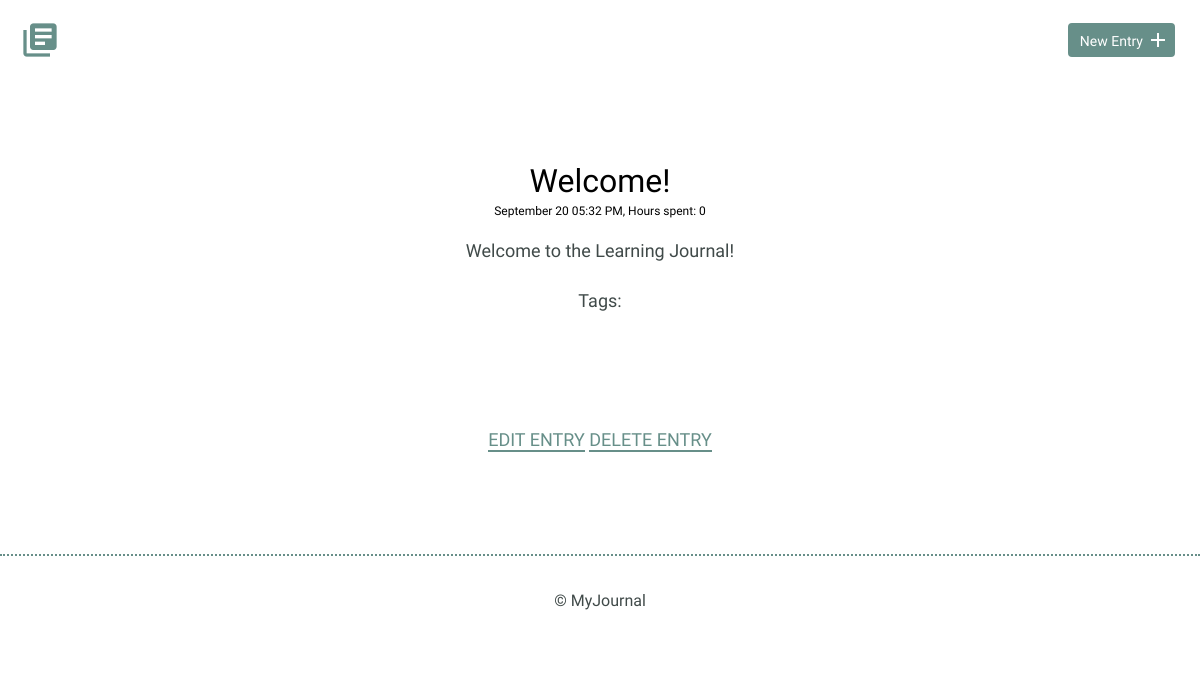
/entries/1, run on an earlier commit of the app's database.
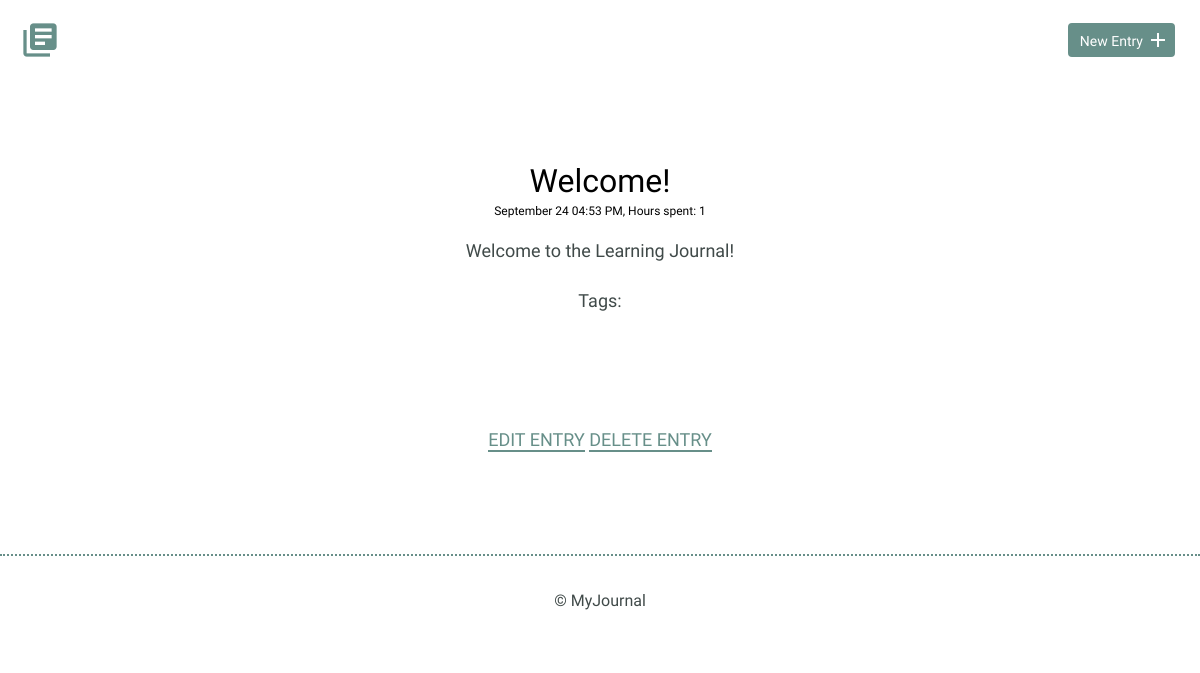
And on a later commit of the database.
### models.py (models this page shows)
class BaseModel(Model):
    class Meta:
        database = DATABASE

class Entry(BaseModel):
    title = CharField(max_length=100)
    date = DateTimeField(default=datetime.datetime.now)
    time_spent = IntegerField(default=0)
    learned = TextField(null=False)
    remember = TextField(default=" ")

### app.py (the view)
@app.route("/entries/<id>")
def detail(id):
    info = models.Entry.get(models.Entry.id==id)
    tags = (models.Tags
              .select()
              .join(models.EntryTags)
              .where(models.EntryTags.entry_id==info.id)
              .order_by(models.Tags.tag))
    return render_template("detail.html", id=info, tags=tags)

### templates/detail.html (shortened to what this page needs)
{% extends "layout.html" %}
{% block content %}
<section>
    <div class="container">
        <div class="entry-list single">
            <article>
                    <h2>{{ id.title}}</h2>
                    <div class="small">{{ id.date.strftime('%B %d %I:%M %p') }},
                        Hours spent: {{ id.time_spent }}</div>
                        {% for item in id.learned.split('\n') %}
                            <p>{{ item }}</p>
                        {% endfor %}
                <p>Tags:
            </p>
            </article>
        </div>
    </div>
    <div class="edit">
        <p>
            <a href="{{ url_for('edit', id=id.id) }}">Edit Entry</a>
            <a href="{{ url_for('delete', id=id.id) }}">Delete Entry</a>
        </p>
    </div>
</section>
{% endblock %}

What changed in the data, as far as the page shows it:
changed Entry "Welcome to the Learning Journal!": date "September 20 05:32 PM" → "September 24 04:53 PM"; time_spent "0" → "1"
